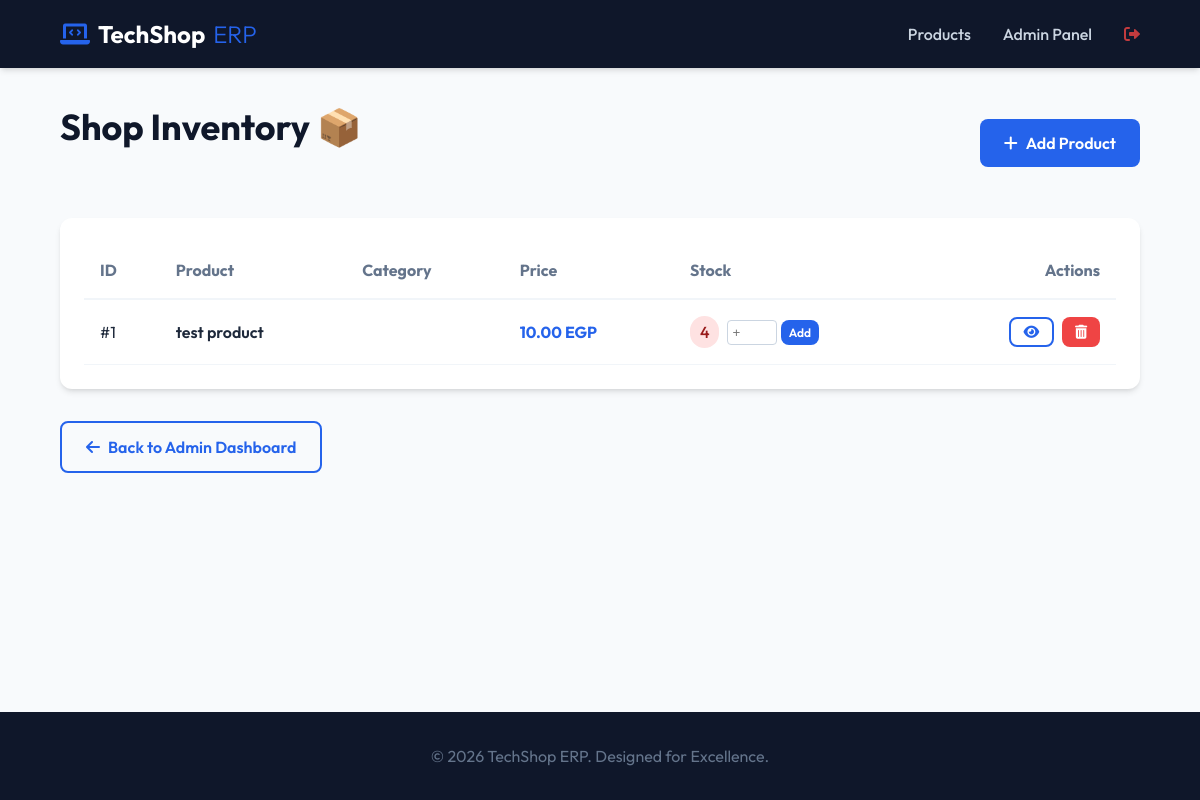
The app's page /admin-products (signed in) with its own data.
### tables this page shows
CREATE TABLE products (
  id INTEGER PRIMARY KEY AUTOINCREMENT,
  name TEXT NOT NULL,
  category TEXT,
  price REAL NOT NULL,
  quantity INTEGER DEFAULT 0,
  image TEXT,
  description TEXT
);

### inventory.py (the view)
@inventory_bp.route("/admin-products")
def admin_products():
    if session.get("role") != "admin":
        return redirect(url_for("web_login"))
    db = get_db()
    products = db.execute("SELECT * FROM products").fetchall()
    return render_template("admin_products.html", products=products)

### app.py (called while the page is built)
@app.context_processor
def inject_globals():
    cart_count = len(session.get("cart", []))
    return dict(cart_count=cart_count)

### inventory.py (called while the page is built)
def get_db():
    if 'db' not in g:
        g.db = sqlite3.connect("database.db", timeout=20)
        g.db.row_factory = sqlite3.Row
        g.db.execute("PRAGMA foreign_keys = ON")
    return g.db

### templates/admin_products.html (shortened to what this page needs)
{% extends "base.html" %}
{% block content %}
<div style="display: flex; justify-content: space-between; align-items: center; margin-bottom: 2rem;">
    <h1>Shop Inventory 📦</h1>
    <a href="/add-product" class="btn btn-primary">
        <i class="fas fa-plus"></i> Add Product
    </a>
</div>
<div class="cart-table-wrapper">
    <table>
        <thead>
            <tr>
                <th>ID</th>
                <th>Product</th>
                <th>Category</th>
                <th>Price</th>
                <th>Stock</th>
                <th style="text-align: right;">Actions</th>
            </tr>
        </thead>
        <tbody>
            {% for product in products %}
            <tr>
                <td>#{{ product.id }}</td>
                <td style="font-weight: 600;">{{ product.name }}</td>
                <td>{{ product.category }}</td>
                <td style="color: var(--primary-color); font-weight: 700;">{{ "{:,.2f}".format(product.price) }} EGP</td>
                <td>
                    <div style="display: flex; gap: 0.5rem; align-items: center;">
                        {% set is_low = product.quantity <= 5 %}
                        {% set badge_bg = '#fee2e2' if is_low else '#f1f5f9' %}
                        {% set badge_color = '#991b1b' if is_low else '#1e293b' %}
                        <span class="stock-badge {{ 'low' if is_low else '' }}"
                              style="background: {{ badge_bg }}; color: {{ badge_color }}; padding: 4px 10px; border-radius: 20px; font-weight: 500;">
                            {{ product.quantity }}
                        </span>
                        <form action="/restock/{{ product.id }}" method="POST" style="display: flex; gap: 0.2rem;">
                            <input type="number" name="amount" placeholder="+" style="width: 50px; padding: 4px; border-radius: 4px; border: 1px solid #cbd5e1;" required>
                            <button type="submit" class="btn btn-primary" style="padding: 4px 8px; font-size: 0.75rem;">Add</button>
                        </form>
                    </div>
                </td>
                <td style="text-align: right;">
                    <div class="admin-actions" style="display: flex; gap: 0.5rem; justify-content: flex-end;">
                        <a href="/product/{{ product.id }}" class="btn btn-outline" style="padding: 0.4rem 0.8rem; font-size: 0.875rem;">
                            <i class="fas fa-eye"></i>
                        </a>
                        <a href="/delete-product/{{ product.id }}" class="btn btn-danger"
                           style="padding: 0.4rem 0.8rem; font-size: 0.875rem;"
                           onclick="return confirm('Are you sure you want to delete this product?')">
                            <i class="fas fa-trash-alt"></i>
                        </a>
                    </div>
                </td>
            </tr>
            {% endfor %}
        </tbody>
    </table>
</div>
<div style="margin-top: 2rem;">
    <a href="/admin" class="btn btn-outline">
        <i class="fas fa-arrow-left"></i> Back to Admin Dashboard
    </a>
</div>
{% endblock %}

### static/css/style.css (style rules this page uses)
:root { --primary-color: #2563eb; --primary-hover: #1d4ed8; --bg-color: #f8fafc; --text-color: #1e293b; --text-muted: #64748b; --card-bg: #ffffff; --nav-bg: #0f172a; --accent-red: #ef4444; --accent-green: #10b981; --border-radius: 12px; --shadow: 0 4px 6px -1px rgb(0 0 0 / 0.1), 0 2px 4px -2px rgb(0 0 0 / 0.1); --shadow-lg: 0 10px 15px -3px rgb(0 0 0 / 0.1), 0 4px 6px -4px rgb(0 0 0 / 0.1); --font-main: 'Outfit', sans-serif; }
* { margin: 0; padding: 0; box-sizing: border-box; }
body { font-family: var(--font-main); background-color: var(--bg-color); color: var(--text-color); line-height: 1.5; min-height: 100vh; display: flex; flex-direction: column; }
h1 { font-size: 2.25rem; font-weight: 700; margin-bottom: 2rem; color: var(--nav-bg); text-align: center; }
.btn { display: inline-flex; align-items: center; justify-content: center; padding: 0.75rem 1.5rem; border-radius: 8px; font-weight: 600; text-decoration: none; cursor: pointer; transition: all 0.2s; border: none; font-family: inherit; gap: 0.5rem; }
.btn-primary { background-color: var(--primary-color); color: white; }
.btn-outline { border: 2px solid var(--primary-color); color: var(--primary-color); background: transparent; }
.btn-danger { background-color: var(--accent-red); color: white; }
.cart-table-wrapper { background: white; border-radius: var(--border-radius); padding: 1.5rem; box-shadow: var(--shadow); margin-bottom: 2rem; }
table { width: 100%; border-collapse: collapse; }
th { text-align: left; padding: 1rem; border-bottom: 2px solid #f1f5f9; color: var(--text-muted); }
td { padding: 1rem; border-bottom: 1px solid #f1f5f9; }
.admin-actions { display: flex; gap: 0.5rem; }

### records on screen
products: id "1", name "test product", price "10.00", quantity "4"
